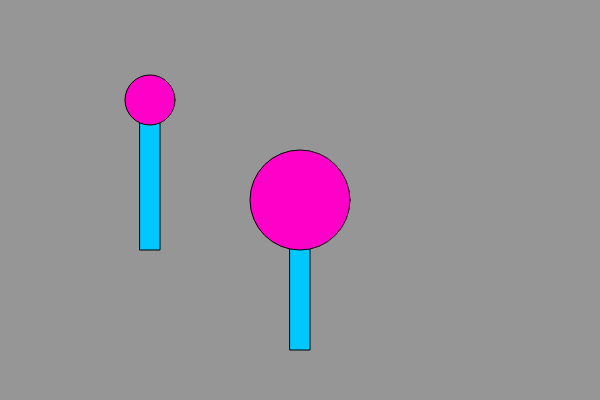
Frame 1 (no input)
Frame 60 (no input): identical to frame 1, image omitted
Frame 120 (the mouse pressed at the canvas centre since frame 60): identical to frame 1, image omitted

The p5.js sketch that drew this single still picture (run headless with seeded random() and noise() and a simulated clock; from frame 60 on, the mouse is pressed at the canvas centre):

// p5.js sketch
// ── sketch.js
function setup(){
  createCanvas(600, 400);
}

function draw(){
  background(150);
  lollipop(width/2, height/2, 100);
  lollipop(width/4, height/4, 50);
}

function lollipop(x, y, diameter){
  fill(0, 200, 255);
  rect(x-10, y, 20, 150);
  fill(255, 0, 200);
  ellipse(x, y, diameter, diameter);
}

/*function name (parameter){
  blah
  blah
  blah
  blah

  return something;
}*/
